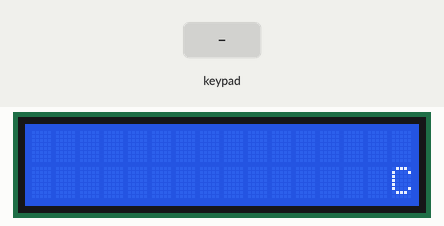
A sketch run on a simulated Arduino Uno, built with avr-gcc and run on an emulated ATmega328P. Shown: 16×2 character LCD. Inputs (shaded band) come from the test bench.

Above: at 12.1 s.
16.9 s: keypad keys 9 8 7 6 * pressed 0.4 s apart
At 18.8 s:
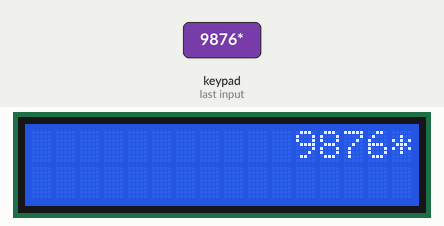
20.4 s: key '1' pressed
At 21.5 s:
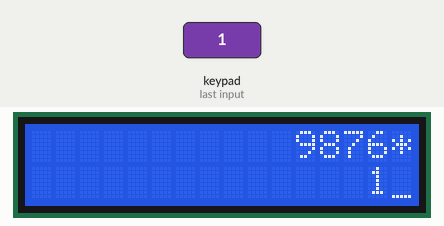
21.9 s: key '2' pressed
At 22.7 s:
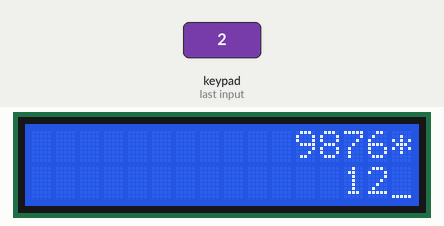
23.4 s: keypad keys 9 8 7 6 pressed 0.4 s apart
At 25.8 s:
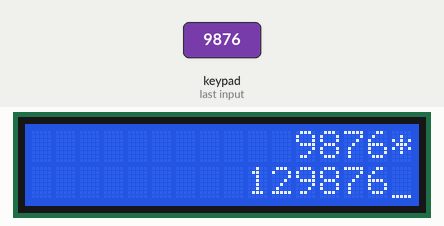
26.5 s: key 'C' pressed
At 27.4 s:
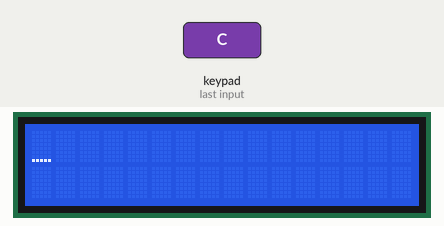
28.0 s: keypad keys 7 + 5 = pressed 0.4 s apart
At 28.6 s:
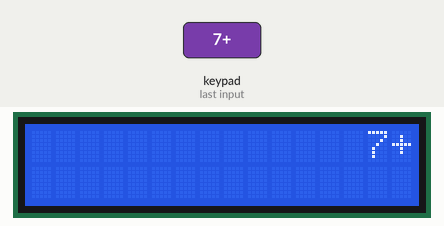
Timing chart, 0 to 31.0 s (numbered marks = the images above; inputs shaded):
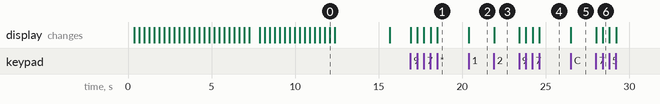

Measured:
- after the input at 16.9 s, the display: first changes at once (image 1 shows a later state)
- after the input at 20.4 s, the display: changes at once (image 2)
- after the input at 21.9 s, the display: changes at once (image 3)
- after the input at 23.4 s, the display: first changes at once (image 4 shows a later state)
- after the input at 26.5 s, the display: changes at once (image 5)
- after the input at 28.0 s, the display: first changes at once (image 6 shows a later state)

The sketch:

Calculator.ino
```cpp
#include <LiquidCrystal.h>
#include <Keypad.h>

LiquidCrystal lcd(11,12, 17, 16, 15, 14);
const byte ROWS = 4;
const byte COLS = 4;


char keys [ROWS] [COLS] = {
  {'1', '2', '3', '+'},
  {'4', '5', '6', '-'},
  {'7', '8', '9', '*'},
  {'C', '0', '=', 'S'}
};
byte rowPins[ROWS] = {9 ,8 ,7 ,6};
byte colPins[COLS] = {5, 4, 3, 2};


Keypad myKeypad = Keypad( makeKeymap(keys), rowPins, colPins, ROWS, COLS );


boolean valOnePresent = false;
boolean next = false;
boolean final = false;
String num1, num2;
int ans;
char op;

void setup(){
  lcd.begin(16,2);
  lcd.setCursor(15,0);
  lcd.print("CaLcUlAtOr");
  for(int i=0; i< 26 ; i++){
    lcd.scrollDisplayLeft();
    delay(300);
  }
  lcd.clear();
  lcd.setCursor(0,1);
  lcd.print("CaLcUlAtOr");
  for(int i=0; i< 26 ; i++){
    lcd.scrollDisplayRight();
    delay(300);
  }

  lcd.clear();
  lcd.cursor();
}

void loop(){
  char key = myKeypad.getKey();

  if (key != NO_KEY && (key=='1'||key=='2'||key=='3'||key=='4'||key=='5'||key=='6'||key=='7'||key=='8'||key=='9'||key=='0')){
    if (valOnePresent != true){
      num1 = num1 + key;
      int numLength = num1.length();
      lcd.setCursor(15 - numLength, 0); //to adjust one whitespace for operator
      lcd.print(num1);
    }
    else {
      num2 = num2 + key;
      int numLength = num2.length();
      lcd.setCursor(15 - numLength, 1);
      lcd.print(num2);
      final = true;
    }
  }

  else if (valOnePresent == false && key != NO_KEY && (key == '*' || key == '-' || key == '+')){
    if (valOnePresent == false){
      valOnePresent = true;
      op = key;
      lcd.setCursor(15,0);
      lcd.print(op);
    }
  }

else if(valOnePresent!=true && key!=NO_KEY && (key=='S'))

{
  op=key;
  lcd.print(op);
  final=true;
}

  else if (final == true && key != NO_KEY && key == '='){
    if (op == '+'){
      ans = num1.toInt() + num2.toInt();
    }
    else if (op == '-'){
      ans = num1.toInt() - num2.toInt();
    }
    else if (op == '*'){
      ans = num1.toInt() * num2.toInt();
    }
    else if (op == 'S'){
      ans = sqrt(num1.toInt());
    }
      lcd.clear();
      lcd.setCursor(15,0);
      lcd.autoscroll();
      lcd.print(ans);
      lcd.noAutoscroll();
  }
  else if (key != NO_KEY && key == 'C'){
    lcd.clear();
    valOnePresent = false;
    final = false;
    num1 = "";
    num2 = "";
    ans = 0;
    op = ' ';
  }
}
```
